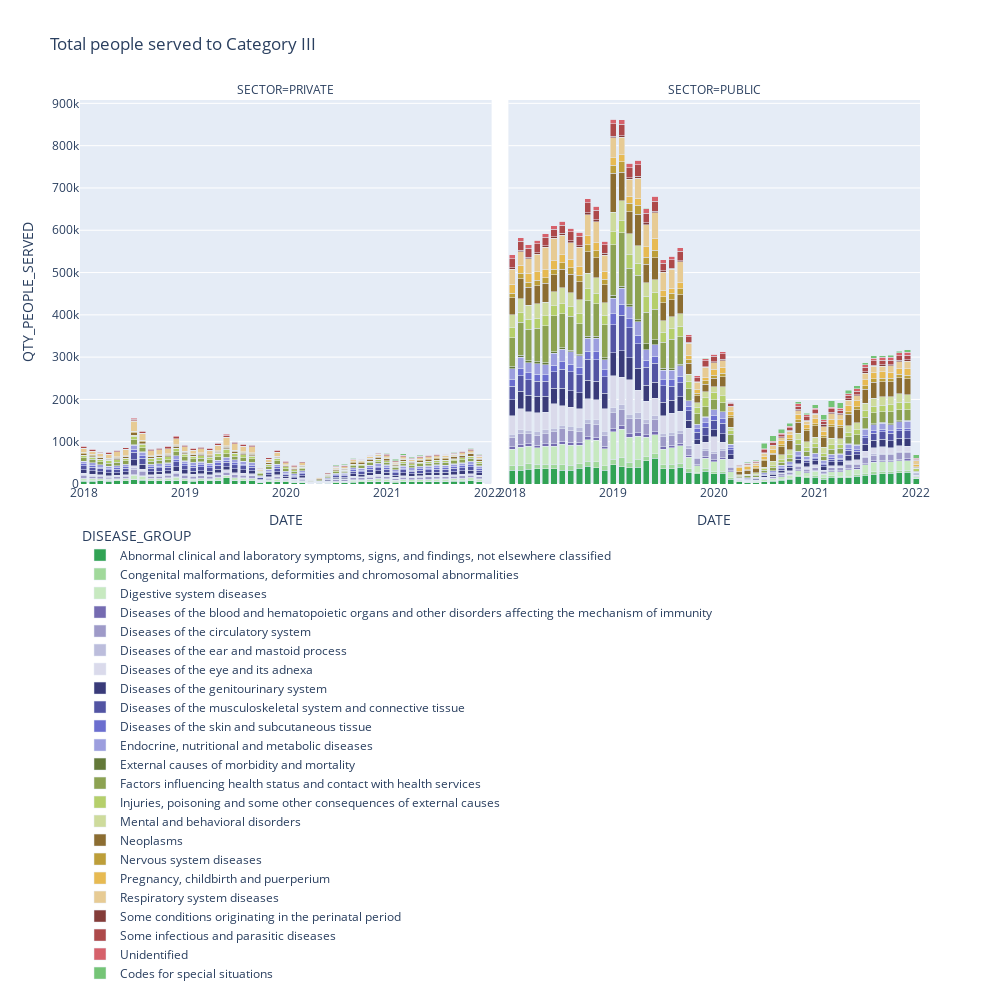

The notebook cell saved with this chart:
### Code cell
fig = px.bar(data_temp, 
             x="DATE", 
             y="QTY_PEOPLE_SERVED", 
             color="DISEASE_GROUP", 
             barmode="stack", 
             facet_col="SECTOR",
             width=1000, height=1000,
             color_discrete_map = dict_colors,
             title='Total people served to Category ' + CATEGORIA_STUDIO,
            )
        
fig.update_layout(legend=dict(yanchor="top",
                              y=-0.1,
                              xanchor="left",
                              x=0
                             ),
                  showlegend=True
                 )

fig.show()
fig.write_html("figures/Sector_"+CATEGORIA_STUDIO+".html")
